Frame 1 (no input): blank canvas, image omitted
Frame 60 (the mouse pressed at the canvas centre just before this capture): blank canvas, image omitted
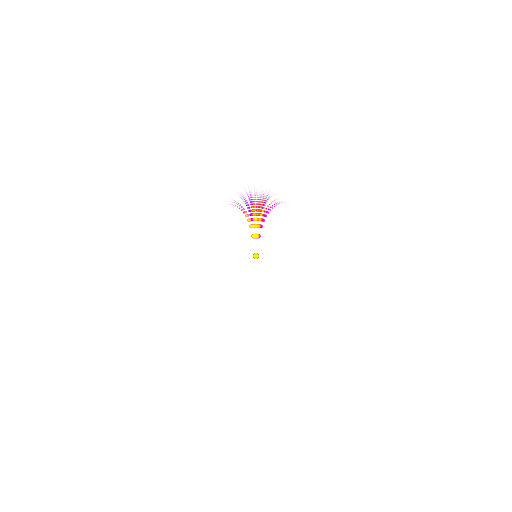
Frame 120 (the mouse held since frame 60 and released just before this capture)

The Processing sketch whose frames 1 and 60 were blank and that drew this single picture after the mouse press (run headless with seeded random() and noise(); from frame 60 on, the mouse is pressed at the canvas centre):

// Processing sketch: processing_133622
// ── processing_133622.pde


int anz = 500;
int counter = 0;
int objcounter = 0;
float[] MousePositionsX;
float[] MousePositionsY;
Hair[] myHairArray;
Hair myHair;

void setup() {
  size(512,512);
  background(255);
  myHairArray = new Hair[100000];
  MousePositionsX = new float[myHairArray.length];
  MousePositionsY = new float[myHairArray.length];

  /*for (int i=0; i<anz; i++) {
    float newX = map(i,0,anz,0,width);
    color newColor = color(map(i,0,anz,0,100),100,100);
    myHairArray[i] = new Hair(newX, height/2, newColor);
  }*/
}

void draw() {
  
  int numFrames=5;
  
  MousePositionsX[counter] = mouseX;
  MousePositionsY[counter] = mouseY;
  if (counter > numFrames) {
    float deltaX = MousePositionsX[counter-numFrames]-MousePositionsX[counter];
    float deltaY = MousePositionsY[counter-numFrames]-MousePositionsY[counter];
    float angle = atan2(deltaX, deltaY) * 180 / PI;
    float speed = sqrt(sq(deltaX)*sq(deltaY));

    colorMode(RGB, 255);
    fill(255,13);
    //rect(0,0,width,height);
    //background(255);
    
    // SPAWN NEW OBJECTS
    if (mousePressed) {
      colorMode(HSB, 100);
      color newColor = color(counter,100,100);
      Hair myHair = new Hair(mouseX, mouseY, newColor, angle, speed);
      myHairArray[objcounter] = myHair;
      colorMode(RGB, 255);
      objcounter++;
    }
    
    
    
    // UPDATE ALL OBJECTS
    for (int i=0; i<objcounter; i++) {
      myHairArray[i].display();
      myHairArray[i].update();
    }
  }

  
  counter++;
  if (counter >= 100) counter = 0;
  
  // BLUR OVER TIME
  /*if(float(counter) % 10 == 0) {
    filter(BLUR,1);
  }*/

}

class Hair {
  
  float x;
  float y;
  color fillColor;
  float speed = 5;
  float size = 5;
  float lastX;
  float lastY;
  float origAngle;
  
  float easing;
  float counter;
  float random1;
  float random2;
  float randomAngle;
  
  // CONSTRUCTOR
  Hair(float in_x, float in_y, color in_color, float in_angle, float in_speed) {
    x = in_x;
    y = in_y;
    fillColor = in_color;
    random1 = random(0,1000);
    random2 = random(0,1000);
    origAngle = in_angle;
    //randomAngle = random(0,360);
    speed = in_speed;
  }

  void update() {
    counter++;
    easing+=.25;
    
    if(size > 0) size/=1.2;
    else size = 0;
        
    float angle = origAngle + 180 + counter*25*(noise(counter*.01+random1)-.5);
    float moveX = sin(radians(angle))*(speed*.002+5);
    float moveY = cos(radians(angle))*(speed*.002+5);
    
    if(abs(moveX/easing) < .5 && abs(moveY/easing) < .5) {
      moveX = moveY = 0;
    } else {
      lastX = x;
      lastY = y;
      x+= moveX/easing;
      y+= moveY/easing;

    }
  }
  
  void display() {
    noStroke();
    fill(fillColor);
    ellipse(x,y,size,size);
    /*stroke(fillColor);
    strokeWeight(size);
    if(lastX != 0 && lastY != 0) line(lastX,lastY,x,y);*/
  }
}
